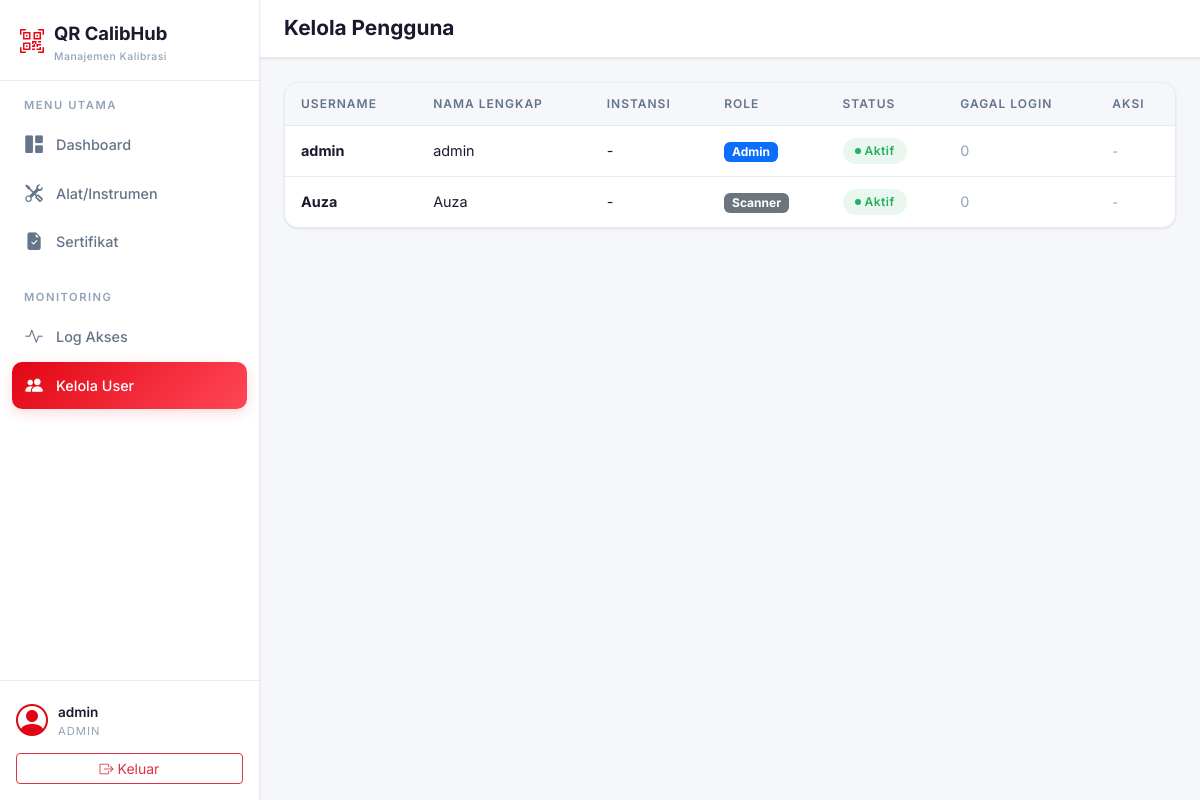
/users/ (signed in), run on the app's committed database.
### certificates/models.py (models this page shows, shortened)
class UserProfile(models.Model):
    ROLE_CHOICES = [
        ('admin', 'Administrator'),
        ('scanner', 'Scanner'),
    ]
    user = models.OneToOneField(User, on_delete=models.CASCADE, related_name='profile')
    nama_lengkap = models.CharField('Nama Lengkap', max_length=200)
    instansi = models.CharField('Instansi/Perusahaan', max_length=200, blank=True)
    no_telp = models.CharField('No. Telepon', max_length=20, blank=True)
    role = models.CharField('Role', max_length=10, choices=ROLE_CHOICES, default='scanner')
    is_blocked = models.BooleanField('Diblokir', default=False)
    failed_attempts = models.IntegerField('Percobaan Gagal', default=0)
    blocked_at = models.DateTimeField('Waktu Diblokir', null=True, blank=True)
    class Meta:
        verbose_name = 'Profil Pengguna'
        verbose_name_plural = 'Profil Pengguna'

### certificates/views.py (the view)
# urls.py: path('users/', views.user_management_view, name='user_management'),
@login_required
def user_management_view(request):
    profiles = UserProfile.objects.select_related('user').all()
    return render(request, 'certificates/user_management.html', {
        'profiles': profiles,
    })

### templates/certificates/user_management.html (shortened to what this page needs)
{% extends 'base.html' %}
{% block page_title %}Kelola Pengguna{% endblock %}
{% block content %}
<div class="container-fluid px-0">
    {% if profiles %}
    <div class="glass-card" data-animate>
        <div class="card-body p-0">
            <div class="table-responsive">
                <table class="glass-table">
                    <thead>
                        <tr>
                            <th>Username</th>
                            <th>Nama Lengkap</th>
                            <th>Instansi</th>
                            <th>Role</th>
                            <th>Status</th>
                            <th>Gagal Login</th>
                            <th>Aksi</th>
                        </tr>
                    </thead>
                    <tbody>
                        {% for profile in profiles %}
                        <tr>
                            <td><strong>{{ profile.user.username }}</strong></td>
                            <td>{{ profile.nama_lengkap }}</td>
                            <td>{{ profile.instansi|default:"-" }}</td>
                            <td>
                                {% if profile.role == 'admin' %}
                                <span class="badge bg-primary" style="font-size: 0.75rem;">Admin</span>
                                {% else %}
                                <span class="badge bg-secondary" style="font-size: 0.75rem;">Scanner</span>
                                {% endif %}
                            </td>
                            <td>
                                {% if profile.is_blocked %}
                                <span class="badge-status badge-expired">Diblokir</span>
                                {% else %}
                                <span class="badge-status badge-valid">Aktif</span>
                                {% endif %}
                            </td>
                            <td>
                                {% if profile.failed_attempts > 0 %}
                                <span style="color: var(--danger); font-weight: 600;">{{ profile.failed_attempts }}x</span>
                                {% else %}
                                <span style="color: var(--text-muted);">0</span>
                                {% endif %}
                            </td>
                            <td>
                                {% if profile.is_blocked %}
                                <a href="{% url 'unblock_user' profile.user.id %}" class="btn btn-sm"
                                   style="background: rgba(0, 230, 118, 0.15); color: var(--success); border: 1px solid rgba(0, 230, 118, 0.3); border-radius: 8px;">
                                    <i class="bi bi-unlock"></i> Unblock
                                </a>
                                {% else %}
                                <span style="color: var(--text-muted); font-size: 0.8rem;">-</span>
                                {% endif %}
                            </td>
                        </tr>
                        {% endfor %}
                    </tbody>
                </table>
            </div>
        </div>
    </div>
    {% endif %}
</div>
{% endblock %}

### templates/base.html (shortened to what this page needs)
{% load static %}
<!DOCTYPE html>
<html lang="id">
<head>
    <link href="https://cdn.jsdelivr.net/npm/bootstrap@5.3.3/dist/css/bootstrap.min.css" rel="stylesheet">
    <link href="https://cdn.jsdelivr.net/npm/bootstrap-icons@1.11.3/font/bootstrap-icons.min.css" rel="stylesheet">
    <link rel="stylesheet" href="{% static 'css/style.css' %}">
</head>
<body>
    {% block body %}
    {% if user.is_authenticated %}
    <nav class="sidebar" id="sidebar">
        <div class="sidebar-header">
            <div class="sidebar-logo">
                <i class="bi bi-qr-code-scan"></i>
                <div>
                    <span>QR CalibHub</span>
                    <small class="logo-sub">Manajemen Kalibrasi</small>
                </div>
            </div>
        </div>
        <div class="sidebar-menu">
            <div class="menu-section">
                <span class="menu-section-title">Menu Utama</span>
                <a href="{% url 'dashboard' %}" class="menu-item {% if request.resolver_match.url_name == 'dashboard' %}active{% endif %}">
                    <i class="bi bi-grid-1x2-fill"></i>
                    <span>Dashboard</span>
                </a>
                <a href="{% url 'instrument_list' %}" class="menu-item {% if 'instrument' in request.resolver_match.url_name %}active{% endif %}">
                    <i class="bi bi-tools"></i>
                    <span>Alat/Instrumen</span>
                </a>
                <a href="{% url 'certificate_list' %}" class="menu-item {% if 'certificate' in request.resolver_match.url_name %}active{% endif %}">
                    <i class="bi bi-file-earmark-check-fill"></i>
                    <span>Sertifikat</span>
                </a>
            </div>
            <div class="menu-section">
                <span class="menu-section-title">Monitoring</span>
                <a href="{% url 'access_log' %}" class="menu-item {% if request.resolver_match.url_name == 'access_log' %}active{% endif %}">
                    <i class="bi bi-activity"></i>
                    <span>Log Akses</span>
                </a>
                <a href="{% url 'user_management' %}" class="menu-item {% if request.resolver_match.url_name == 'user_management' %}active{% endif %}">
                    <i class="bi bi-people-fill"></i>
                    <span>Kelola User</span>
                </a>
            </div>
        </div>
        <div class="sidebar-footer">
            <div class="user-info">
                <div class="user-avatar">
                    <i class="bi bi-person-circle"></i>
                </div>
                <div class="user-details">
                    <span class="user-name">{{ user.username }}</span>
                    <span class="user-role">
                        {% if user.profile.role == 'admin' %}Admin{% else %}Scanner{% endif %}
                    </span>
                </div>
            </div>
            <a href="{% url 'logout' %}" class="btn btn-outline-danger btn-sm w-100 mt-2">
                <i class="bi bi-box-arrow-right"></i> Keluar
            </a>
        </div>
    </nav>
    <main class="main-content">
        <div class="topbar">
            <div class="topbar-title">
                <h1 class="page-title">{% block page_title %}Dashboard{% endblock %}</h1>
            </div>
        </div>
        <div class="content-wrapper">
            {% block content %}{% endblock %}
        </div>
    </main>
    {% endif %}
    {% endblock %}
</body>
</html>

### data on the page
UserProfile: user.username "admin", nama_lengkap "admin", instansi "-", role "Admin", is_blocked "Aktif", failed_attempts "0"
UserProfile: user.username "Auza", nama_lengkap "Auza", instansi "-", role "Scanner", is_blocked "Aktif", failed_attempts "0"

### other printed values
{{ user.username }} "admin"
